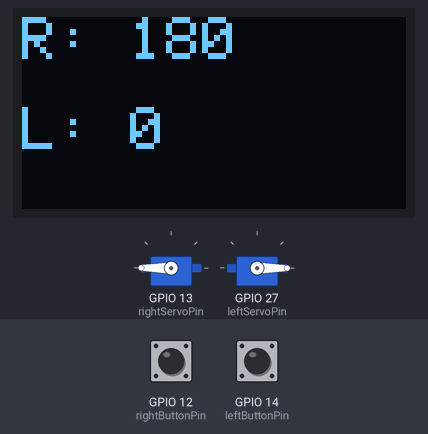
Bench run of a sketch on a simulated ESP32. On the bench: 2 × servo, 128×64 one-colour display. The inputs (shaded band) are chosen by the test bench; at power-on: GPIO 12 (rightButtonPin) HIGH, GPIO 14 (leftButtonPin) HIGH.

Above: at 1.2 s.
1.3 s: GPIO 12 (rightButtonPin) pulled LOW for 0.15 s
At 1.41 s:
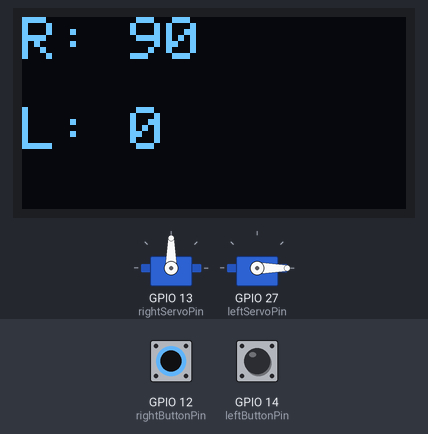
3.0 s: GPIO 14 (leftButtonPin) pulled LOW for 0.15 s
At 3.11 s:
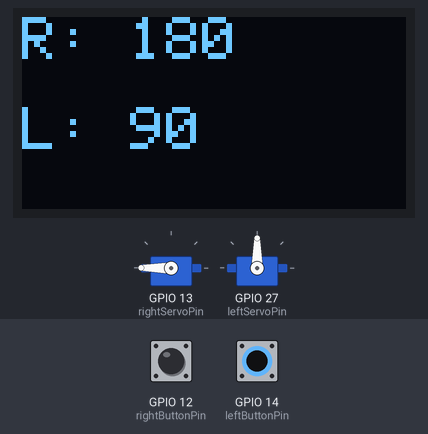
Timing chart, 0 to 6.0 s (numbered marks = the images above; inputs shaded):
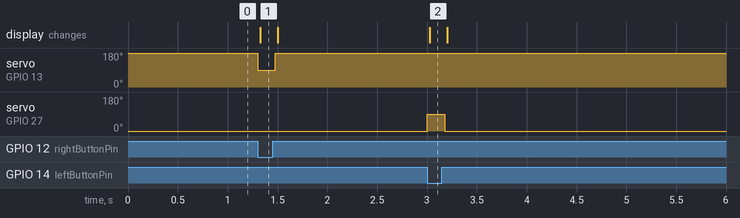

Measured:
- after the input at 1.3 s, servo on GPIO 13 (rightServoPin): 180° → 90° at once, → 180° 0.18 s later; the display: changes at once (image 1)
- after the input at 3.0 s, servo on GPIO 27 (leftServoPin): 0° → 90° at once, → 0° 0.18 s later; the display: changes at once (image 2)

The sketch:

punching.ino
```cpp
#include <ESP32Servo.h>
#include <Wire.h>
#include <Adafruit_GFX.h>
#include <Adafruit_SSD1306.h>

#define SCREEN_WIDTH 128
#define SCREEN_HEIGHT 64
#define OLED_RESET    -1
Adafruit_SSD1306 display(SCREEN_WIDTH, SCREEN_HEIGHT, &Wire, OLED_RESET);

// Servo objects
Servo rightServo;
Servo leftServo;

// Pin setup
const int rightServoPin = 13;
const int leftServoPin = 27;    // pick a PWM-capable GPIO (27 is good)
const int rightButtonPin = 12;
const int leftButtonPin = 14;

// Punch state flags
volatile bool punchRightFlag = false;
volatile bool punchLeftFlag = false;

// Servo angles
const int rightRestAngle = 180;
const int rightPunchAngle = 90;
const int leftRestAngle = 0;
const int leftPunchAngle = 90;

const int punchHoldTime = 150; // how long to hold punch (ms)
const int returnDelay = 150;   // pause before allowing next punch

// === Interrupt Handlers ===
void IRAM_ATTR handleRightPunch() { punchRightFlag = true; }
void IRAM_ATTR handleLeftPunch() { punchLeftFlag = true; }

void setup() {
  Serial.begin(115200);

  // === Setup Buttons ===
  pinMode(rightButtonPin, INPUT_PULLUP);
  pinMode(leftButtonPin, INPUT_PULLUP);
  attachInterrupt(digitalPinToInterrupt(rightButtonPin), handleRightPunch, FALLING);
  attachInterrupt(digitalPinToInterrupt(leftButtonPin), handleLeftPunch, FALLING);

  // === Setup Servos ===
  ESP32PWM::allocateTimer(0);
  ESP32PWM::allocateTimer(1);
  rightServo.setPeriodHertz(50);
  leftServo.setPeriodHertz(50);

  rightServo.attach(rightServoPin, 500, 2400);
  leftServo.attach(leftServoPin, 500, 2400);
  rightServo.write(rightRestAngle);
  leftServo.write(leftRestAngle);

  // === Setup OLED ===
  if (!display.begin(SSD1306_SWITCHCAPVCC, 0x3C)) {
    Serial.println("OLED failed");
    while (true);
  }
  display.clearDisplay();
  display.setTextColor(WHITE);
  display.setTextSize(2);
  updateDisplay(rightRestAngle, leftRestAngle);
}

void loop() {
  if (punchRightFlag) {
    punchRightFlag = false;
    rightServo.write(rightPunchAngle);
    updateDisplay(rightPunchAngle, leftServo.read());
    delay(punchHoldTime);
    rightServo.write(rightRestAngle);
    updateDisplay(rightRestAngle, leftServo.read());
    delay(returnDelay);
  }

  if (punchLeftFlag) {
    punchLeftFlag = false;
    leftServo.write(leftPunchAngle);
    updateDisplay(rightServo.read(), leftPunchAngle);
    delay(punchHoldTime);
    leftServo.write(leftRestAngle);
    updateDisplay(rightServo.read(), leftRestAngle);
    delay(returnDelay);
  }
}

void updateDisplay(int rightAngle, int leftAngle) {
  display.clearDisplay();
  display.setCursor(0, 0);
  display.print("R: ");
  display.print(rightAngle);
  display.setCursor(0, 30);
  display.print("L: ");
  display.print(leftAngle);
  display.display();
}
```
